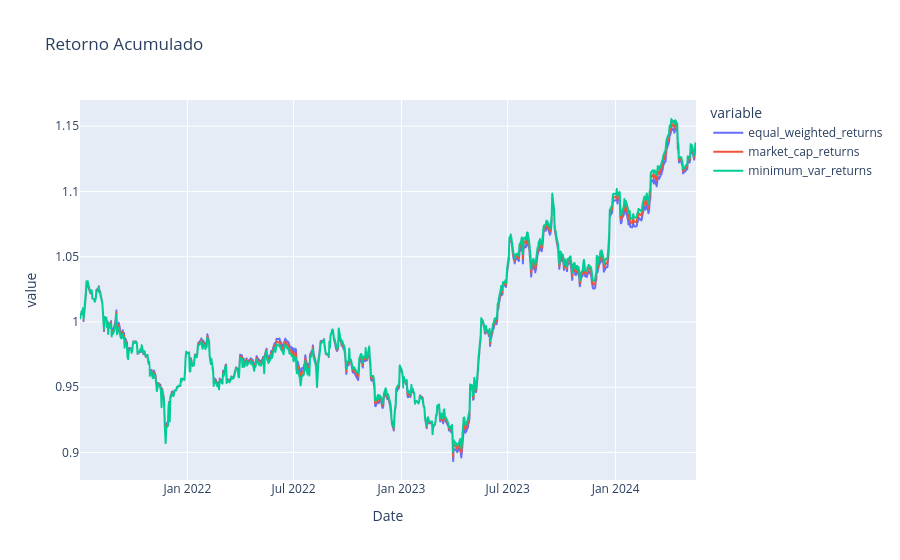
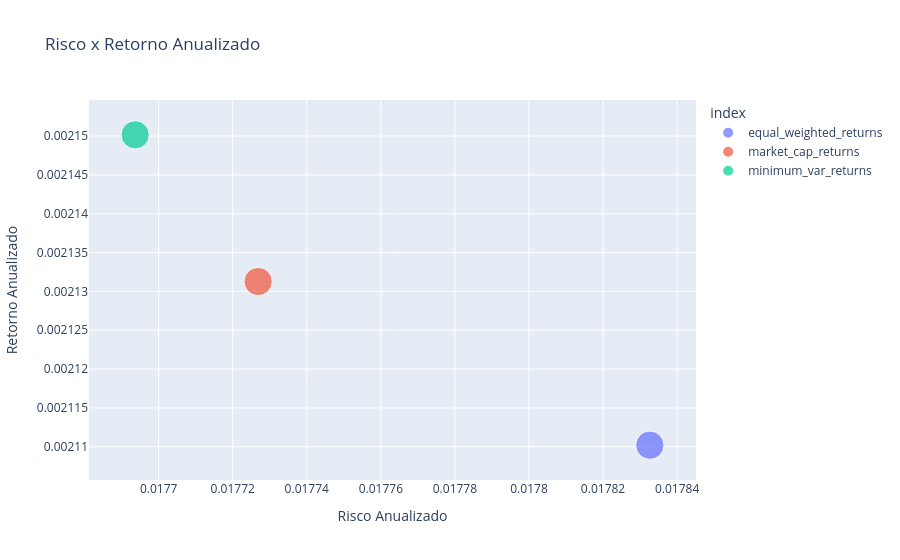

Notebook cell for these charts, in order:
### Code cell
returns = df.dropna()
returns.resample('ME').agg(lambda x: (x + 1).prod()- 1)
acum_index = (1 + returns).cumprod()
acum = acum_index.reset_index(level = 0)

# Escolhe o tamanho do gráfico
plt.figure(figsize = (15, 10))

# Constrói o gráfico
fig = px.line(acum_index, title = 'Retorno Acumulado')
fig.show()


# Calcula Retorno Anualizado
N = len(acum_index)
annualized_return = acum_index.iloc[-1,] ** (12 / N) - 1

# Desvio padrão anualizado dos ativos
sd_annualized = returns.std() * np.sqrt(12)

# Cria um data frame de risco e retorno
annualized_risk_return = pd.DataFrame({'Risco Anualizado' : sd_annualized,
              'Retorno Anualizado' : annualized_return})

# Plota a relação Risco x Retorno
px.scatter(annualized_risk_return,
           x = 'Risco Anualizado',
           y = 'Retorno Anualizado',
           color =  annualized_risk_return.index,
           size = np.ones(len(returns.columns)),
           title = 'Risco x Retorno Anualizado'
           )

### Figure 1 — Plotly figure (JSON) as saved in the notebook; plotly's stock layout.template omitted (floating-point values rounded to 4 significant figures; data arrays with more than 128 entries replaced by an {"elided": "..."} marker saying what was removed)
{"data": [{"hovertemplate": "variable=equal_weighted_returns<br>Date=%{x}<br>value=%{y}<extra></extra>", "legendgroup": "equal_weighted_returns", "line": {"color": "#636efa", "dash": "solid"}, "marker": {"symbol": "circle"}, "mode": "lines", "name": "equal_weighted_returns", "showlegend": true, "type": "scattergl", "x": {"elided": "717 str values"}, "xaxis": "x", "y": {"elided": "717 float values"}, "yaxis": "y"}, {"hovertemplate": "variable=market_cap_returns<br>Date=%{x}<br>value=%{y}<extra></extra>", "legendgroup": "market_cap_returns", "line": {"color": "#EF553B", "dash": "solid"}, "marker": {"symbol": "circle"}, "mode": "lines", "name": "market_cap_returns", "showlegend": true, "type": "scattergl", "x": {"elided": "717 str values"}, "xaxis": "x", "y": {"elided": "717 float values"}, "yaxis": "y"}, {"hovertemplate": "variable=minimum_var_returns<br>Date=%{x}<br>value=%{y}<extra></extra>", "legendgroup": "minimum_var_returns", "line": {"color": "#00cc96", "dash": "solid"}, "marker": {"symbol": "circle"}, "mode": "lines", "name": "minimum_var_returns", "showlegend": true, "type": "scattergl", "x": {"elided": "717 str values"}, "xaxis": "x", "y": {"elided": "717 float values"}, "yaxis": "y"}], "layout": {"legend": {"title": {"text": "variable"}, "tracegroupgap": 0}, "title": {"text": "Retorno Acumulado"}, "xaxis": {"anchor": "y", "domain": [0, 1], "title": {"text": "Date"}}, "yaxis": {"anchor": "x", "domain": [0, 1], "title": {"text": "value"}}}}

### Figure 2 — Plotly figure (JSON) as saved in the notebook; plotly's stock layout.template omitted (floating-point values rounded to 4 significant figures)
{"data": [{"hovertemplate": "index=equal_weighted_returns<br>Risco Anualizado=%{x}<br>Retorno Anualizado=%{y}<br>size=%{marker.size}<extra></extra>", "legendgroup": "equal_weighted_returns", "marker": {"color": "#636efa", "size": [1], "sizemode": "area", "sizeref": 0.0025, "symbol": "circle"}, "mode": "markers", "name": "equal_weighted_returns", "orientation": "v", "showlegend": true, "type": "scatter", "x": [0.01783], "xaxis": "x", "y": [0.00211], "yaxis": "y"}, {"hovertemplate": "index=market_cap_returns<br>Risco Anualizado=%{x}<br>Retorno Anualizado=%{y}<br>size=%{marker.size}<extra></extra>", "legendgroup": "market_cap_returns", "marker": {"color": "#EF553B", "size": [1], "sizemode": "area", "sizeref": 0.0025, "symbol": "circle"}, "mode": "markers", "name": "market_cap_returns", "orientation": "v", "showlegend": true, "type": "scatter", "x": [0.01773], "xaxis": "x", "y": [0.002131], "yaxis": "y"}, {"hovertemplate": "index=minimum_var_returns<br>Risco Anualizado=%{x}<br>Retorno Anualizado=%{y}<br>size=%{marker.size}<extra></extra>", "legendgroup": "minimum_var_returns", "marker": {"color": "#00cc96", "size": [1], "sizemode": "area", "sizeref": 0.0025, "symbol": "circle"}, "mode": "markers", "name": "minimum_var_returns", "orientation": "v", "showlegend": true, "type": "scatter", "x": [0.01769], "xaxis": "x", "y": [0.00215], "yaxis": "y"}], "layout": {"legend": {"itemsizing": "constant", "title": {"text": "index"}, "tracegroupgap": 0}, "title": {"text": "Risco x Retorno Anualizado"}, "xaxis": {"anchor": "y", "domain": [0, 1], "title": {"text": "Risco Anualizado"}}, "yaxis": {"anchor": "x", "domain": [0, 1], "title": {"text": "Retorno Anualizado"}}}}
